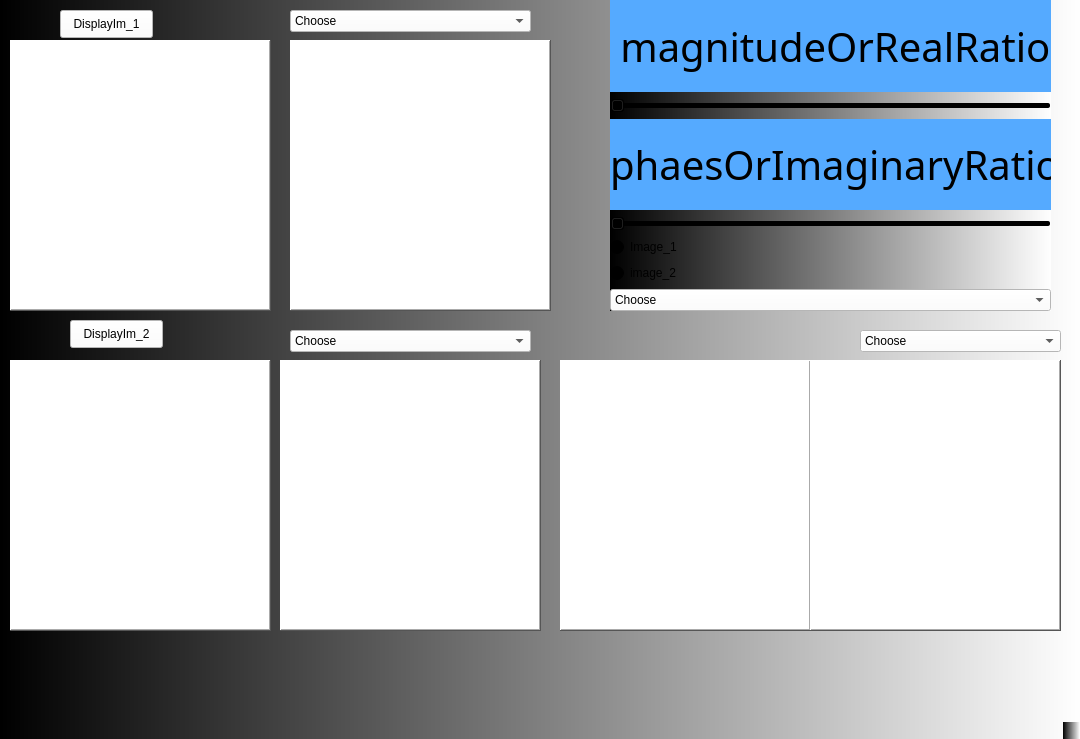
<?xml version="1.0" encoding="UTF-8"?>
<ui version="4.0">
 <class>MainWindow</class>
 <widget class="QMainWindow" name="MainWindow">
  <property name="geometry">
   <rect>
    <x>0</x>
    <y>0</y>
    <width>1080</width>
    <height>739</height>
   </rect>
  </property>
  <property name="font">
   <font>
    <stylestrategy>PreferDefault</stylestrategy>
   </font>
  </property>
  <property name="focusPolicy">
   <enum>Qt::WheelFocus</enum>
  </property>
  <property name="windowTitle">
   <string>MainWindow</string>
  </property>
  <property name="windowIcon">
   <iconset>
    <normaloff>../../../Downloads/dx.png</normaloff>../../../Downloads/dx.png</iconset>
  </property>
  <property name="windowOpacity">
   <double>14.000000000000000</double>
  </property>
  <property name="styleSheet">
   <string notr="true">background-color: qlineargradient(spread:repeat, x1:0, y1:0, x2:1, y2:0, stop:0 rgba(0, 0, 0, 255), stop:1 rgba(255, 255, 255, 255));</string>
  </property>
  <widget class="QWidget" name="centralwidget">
   <widget class="QLabel" name="Image_1">
    <property name="geometry">
     <rect>
      <x>10</x>
      <y>40</y>
      <width>261</width>
      <height>271</height>
     </rect>
    </property>
    <property name="styleSheet">
     <string notr="true">background-color: rgb(255, 255, 255);</string>
    </property>
    <property name="frameShape">
     <enum>QFrame::WinPanel</enum>
    </property>
    <property name="frameShadow">
     <enum>QFrame::Raised</enum>
    </property>
    <property name="text">
     <string/>
    </property>
   </widget>
   <widget class="QLabel" name="Image_2">
    <property name="geometry">
     <rect>
      <x>10</x>
      <y>360</y>
      <width>261</width>
      <height>271</height>
     </rect>
    </property>
    <property name="styleSheet">
     <string notr="true">background-color: rgb(255, 255, 255);</string>
    </property>
    <property name="frameShape">
     <enum>QFrame::WinPanel</enum>
    </property>
    <property name="frameShadow">
     <enum>QFrame::Raised</enum>
    </property>
    <property name="text">
     <string/>
    </property>
   </widget>
   <widget class="QComboBox" name="comboBox_1">
    <property name="geometry">
     <rect>
      <x>290</x>
      <y>10</y>
      <width>241</width>
      <height>22</height>
     </rect>
    </property>
    <property name="styleSheet">
     <string notr="true">background-color: rgb(255, 255, 255);
selection-color: rgb(170, 0, 0);
</string>
    </property>
    <item>
     <property name="text">
      <string>Choose</string>
     </property>
    </item>
    <item>
     <property name="text">
      <string>FT Magnitude</string>
     </property>
    </item>
    <item>
     <property name="text">
      <string>Inverse FT Magnitude</string>
     </property>
    </item>
    <item>
     <property name="text">
      <string>FT Phase</string>
     </property>
    </item>
    <item>
     <property name="text">
      <string>Inverse FT Phase</string>
     </property>
    </item>
    <item>
     <property name="text">
      <string>FT Real </string>
     </property>
    </item>
    <item>
     <property name="text">
      <string>FT Imaginary </string>
     </property>
    </item>
    <item>
     <property name="text">
      <string>UniForm Phase</string>
     </property>
    </item>
    <item>
     <property name="text">
      <string>UniForm Magnitude</string>
     </property>
    </item>
   </widget>
   <widget class="QPushButton" name="DisplayIm_1">
    <property name="geometry">
     <rect>
      <x>60</x>
      <y>10</y>
      <width>93</width>
      <height>28</height>
     </rect>
    </property>
    <property name="accessibleName">
     <string>&lt;html&gt;&lt;head/&gt;&lt;body&gt;&lt;p&gt;m,mm,&lt;/p&gt;&lt;/body&gt;&lt;/html&gt;</string>
    </property>
    <property name="autoFillBackground">
     <bool>false</bool>
    </property>
    <property name="styleSheet">
     <string notr="true">background-color: rgb(255, 255, 255);
selection-background-color: rgb(170, 0, 0);</string>
    </property>
    <property name="text">
     <string>DisplayIm_1</string>
    </property>
    <property name="iconSize">
     <size>
      <width>40</width>
      <height>40</height>
     </size>
    </property>
    <property name="checkable">
     <bool>false</bool>
    </property>
    <property name="autoRepeat">
     <bool>false</bool>
    </property>
    <property name="autoExclusive">
     <bool>false</bool>
    </property>
    <property name="autoDefault">
     <bool>false</bool>
    </property>
    <property name="default">
     <bool>false</bool>
    </property>
    <property name="flat">
     <bool>false</bool>
    </property>
   </widget>
   <widget class="QPushButton" name="DisplayIm_2">
    <property name="geometry">
     <rect>
      <x>70</x>
      <y>320</y>
      <width>93</width>
      <height>28</height>
     </rect>
    </property>
    <property name="accessibleName">
     <string>&lt;html&gt;&lt;head/&gt;&lt;body&gt;&lt;p&gt;m,mm,&lt;/p&gt;&lt;/body&gt;&lt;/html&gt;</string>
    </property>
    <property name="autoFillBackground">
     <bool>false</bool>
    </property>
    <property name="styleSheet">
     <string notr="true">background-color: rgb(255, 255, 255);
selection-background-color: rgb(170, 0, 0);</string>
    </property>
    <property name="text">
     <string>DisplayIm_2</string>
    </property>
    <property name="iconSize">
     <size>
      <width>40</width>
      <height>40</height>
     </size>
    </property>
    <property name="checkable">
     <bool>false</bool>
    </property>
    <property name="autoRepeat">
     <bool>false</bool>
    </property>
    <property name="autoExclusive">
     <bool>false</bool>
    </property>
    <property name="autoDefault">
     <bool>false</bool>
    </property>
    <property name="default">
     <bool>false</bool>
    </property>
    <property name="flat">
     <bool>false</bool>
    </property>
   </widget>
   <widget class="QLabel" name="output_1">
    <property name="geometry">
     <rect>
      <x>560</x>
      <y>360</y>
      <width>251</width>
      <height>271</height>
     </rect>
    </property>
    <property name="styleSheet">
     <string notr="true">background-color: rgb(255, 255, 255);</string>
    </property>
    <property name="frameShape">
     <enum>QFrame::WinPanel</enum>
    </property>
    <property name="frameShadow">
     <enum>QFrame::Raised</enum>
    </property>
    <property name="text">
     <string/>
    </property>
   </widget>
   <widget class="QLabel" name="output_2">
    <property name="geometry">
     <rect>
      <x>810</x>
      <y>360</y>
      <width>251</width>
      <height>271</height>
     </rect>
    </property>
    <property name="styleSheet">
     <string notr="true">background-color: rgb(255, 255, 255);</string>
    </property>
    <property name="frameShape">
     <enum>QFrame::WinPanel</enum>
    </property>
    <property name="frameShadow">
     <enum>QFrame::Raised</enum>
    </property>
    <property name="text">
     <string/>
    </property>
   </widget>
   <widget class="QComboBox" name="comboBox_5">
    <property name="geometry">
     <rect>
      <x>860</x>
      <y>330</y>
      <width>201</width>
      <height>22</height>
     </rect>
    </property>
    <property name="styleSheet">
     <string notr="true">background-color: rgb(255, 255, 255);
selection-color: rgb(170, 0, 0);
</string>
    </property>
    <item>
     <property name="text">
      <string>Choose</string>
     </property>
    </item>
    <item>
     <property name="text">
      <string>OutPut_1</string>
     </property>
    </item>
    <item>
     <property name="text">
      <string>OutPut_2</string>
     </property>
    </item>
   </widget>
   <widget class="QComboBox" name="comboBox_2">
    <property name="geometry">
     <rect>
      <x>290</x>
      <y>330</y>
      <width>241</width>
      <height>22</height>
     </rect>
    </property>
    <property name="styleSheet">
     <string notr="true">background-color: rgb(255, 255, 255);
selection-color: rgb(170, 0, 0);
</string>
    </property>
    <item>
     <property name="text">
      <string>Choose</string>
     </property>
    </item>
    <item>
     <property name="text">
      <string>FT Magnitude</string>
     </property>
    </item>
    <item>
     <property name="text">
      <string>Inverse FT Magnitude</string>
     </property>
    </item>
    <item>
     <property name="text">
      <string>FT Phase</string>
     </property>
    </item>
    <item>
     <property name="text">
      <string>Inverse FT Phase</string>
     </property>
    </item>
    <item>
     <property name="text">
      <string>FT Real </string>
     </property>
    </item>
    <item>
     <property name="text">
      <string>FT Imaginary </string>
     </property>
    </item>
    <item>
     <property name="text">
      <string>UniForm Phase</string>
     </property>
    </item>
    <item>
     <property name="text">
      <string>UniForm Magnitude</string>
     </property>
    </item>
   </widget>
   <widget class="QLabel" name="Image_3">
    <property name="geometry">
     <rect>
      <x>290</x>
      <y>40</y>
      <width>261</width>
      <height>271</height>
     </rect>
    </property>
    <property name="styleSheet">
     <string notr="true">background-color: rgb(255, 255, 255);</string>
    </property>
    <property name="frameShape">
     <enum>QFrame::WinPanel</enum>
    </property>
    <property name="frameShadow">
     <enum>QFrame::Raised</enum>
    </property>
    <property name="text">
     <string/>
    </property>
   </widget>
   <widget class="QLabel" name="Image_4">
    <property name="geometry">
     <rect>
      <x>280</x>
      <y>360</y>
      <width>261</width>
      <height>271</height>
     </rect>
    </property>
    <property name="styleSheet">
     <string notr="true">background-color: rgb(255, 255, 255);</string>
    </property>
    <property name="frameShape">
     <enum>QFrame::WinPanel</enum>
    </property>
    <property name="frameShadow">
     <enum>QFrame::Raised</enum>
    </property>
    <property name="text">
     <string/>
    </property>
   </widget>
   <widget class="QWidget" name="verticalLayoutWidget">
    <property name="geometry">
     <rect>
      <x>610</x>
      <y>0</y>
      <width>441</width>
      <height>311</height>
     </rect>
    </property>
    <layout class="QVBoxLayout" name="verticalLayout">
     <item>
      <widget class="QLabel" name="label">
       <property name="font">
        <font>
         <family>Sakkal Majalla</family>
         <pointsize>30</pointsize>
        </font>
       </property>
       <property name="styleSheet">
        <string notr="true">background-color: rgb(85, 170, 255);</string>
       </property>
       <property name="text">
        <string> magnitudeOrRealRatio</string>
       </property>
      </widget>
     </item>
     <item>
      <widget class="QSlider" name="horizontalSlider">
       <property name="styleSheet">
        <string notr="true"/>
       </property>
       <property name="orientation">
        <enum>Qt::Horizontal</enum>
       </property>
      </widget>
     </item>
     <item>
      <widget class="QLabel" name="label_2">
       <property name="font">
        <font>
         <family>Sakkal Majalla</family>
         <pointsize>30</pointsize>
        </font>
       </property>
       <property name="styleSheet">
        <string notr="true">background-color: rgb(85, 170, 255);</string>
       </property>
       <property name="text">
        <string>phaesOrImaginaryRatio</string>
       </property>
      </widget>
     </item>
     <item>
      <widget class="QSlider" name="horizontalSlider_2">
       <property name="orientation">
        <enum>Qt::Horizontal</enum>
       </property>
      </widget>
     </item>
     <item>
      <widget class="QRadioButton" name="radioButton">
       <property name="text">
        <string>Image_1</string>
       </property>
      </widget>
     </item>
     <item>
      <widget class="QRadioButton" name="radioButton_2">
       <property name="text">
        <string>image_2</string>
       </property>
      </widget>
     </item>
     <item>
      <widget class="QComboBox" name="comboBox_3">
       <property name="styleSheet">
        <string notr="true">background-color: rgb(255, 255, 255);
selection-color: rgb(170, 0, 0);
</string>
       </property>
       <item>
        <property name="text">
         <string>Choose</string>
        </property>
       </item>
       <item>
        <property name="text">
         <string>Phase and Magnitude Mode</string>
        </property>
       </item>
       <item>
        <property name="text">
         <string>Real and Imaginary Mode</string>
        </property>
       </item>
      </widget>
     </item>
    </layout>
   </widget>
  </widget>
  <widget class="QMenuBar" name="menubar">
   <property name="geometry">
    <rect>
     <x>0</x>
     <y>0</y>
     <width>1080</width>
     <height>26</height>
    </rect>
   </property>
  </widget>
  <widget class="QStatusBar" name="statusbar"/>
 </widget>
 <tabstops>
  <tabstop>comboBox_1</tabstop>
 </tabstops>
 <resources/>
 <connections/>
</ui>
